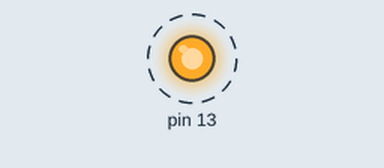
A sketch run on a simulated Arduino Uno, built with avr-gcc and run on an emulated ATmega328P. Shown: output pins drawn as LEDs (lit = HIGH). Dashed ring = blinking.

Above: at 0.5 s.
Timing chart, 0 to 4.8 s (numbered marks = the images above):
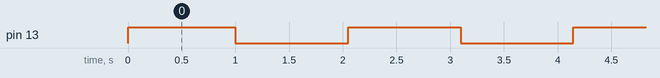

Measured:
- by itself, pin 13: alternates HIGH for 1.0 s and LOW for 1.0 s

The sketch:

blink.ino
```cpp
void setup() {
  DDRB = B00100000; // portB5 (pin13) is set as output

  cli();   //we are disabling all interrupts, so the timer interrupt won't be distrupted by another interrupt with higher priority
  TCCR1A = 0b00000000;
  TCCR1B = 0b00000100;
  TCCR1C = 0b00000000;
  OCR1AH = 0xF4;
  OCR1AL = 0x23;
  TIMSK1 = 0b00000010;
  sei();   // we re-enable interrupts including timer interrupts
}

ISR(TIMER1_COMPA_vect) { // timer compare interrupt service routine
  PORTB ^= 0b00100000;   // XOR operator, if the LED is on we turn it off and vice versa
}

void loop() {
}
```
